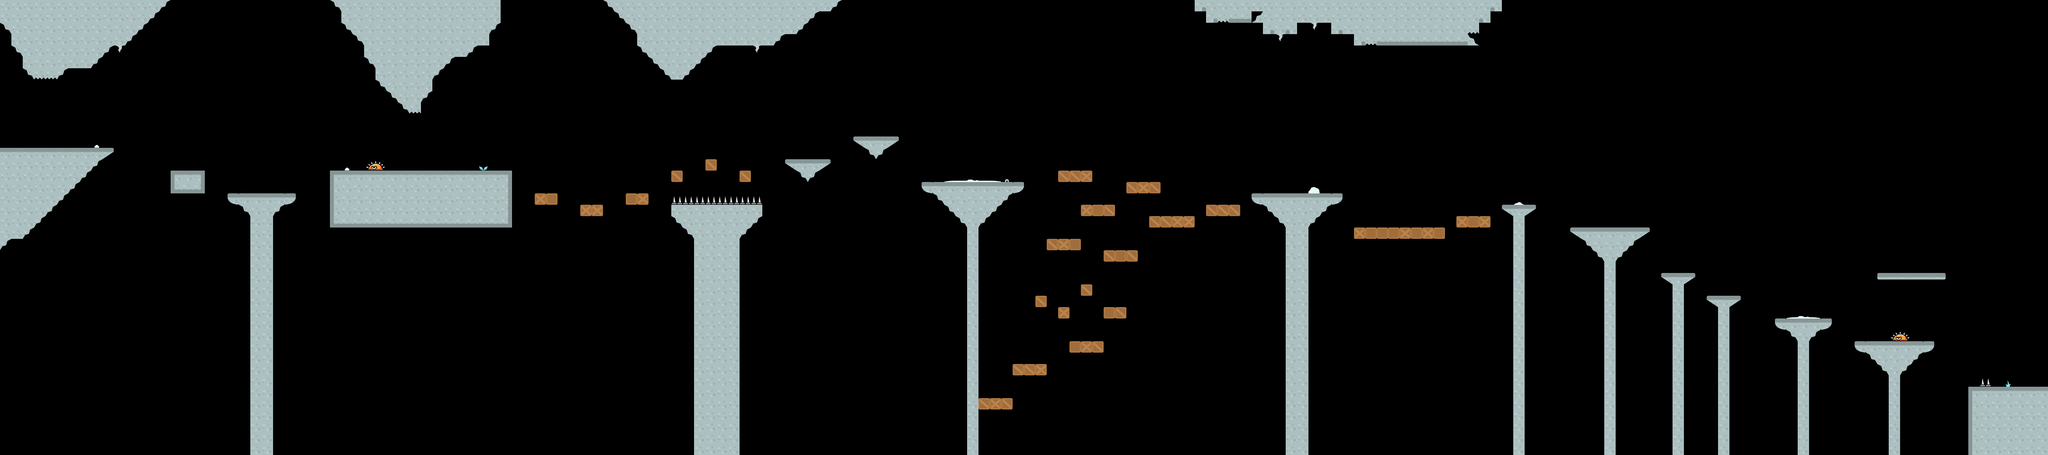

Rendered tile map (Tiled .tmx) drawn with the repository's tilesets; below, a short description and the map source with its tile grids summarised:
An orthogonal 180x40 tile map with 32x32 px tiles, 3 tile layers (tileLayer, hazardLayer, elementsLayer), 3 tilesets and 128 objects (56x destroy, 50x coin, 7x walker, 5x flyer, 2x doublewalkershooter, ...).

<map version="1.0" orientation="orthogonal" renderorder="right-down" width="180" height="40" tilewidth="32" tileheight="32" nextobjectid="285">
 <tileset firstgid="1" name="world4" tilewidth="32" tileheight="32" spacing="8" margin="4" tilecount="34" columns="34">
  <image source="world4.png" width="1360" height="40" />
 </tileset>
 <tileset firstgid="35" name="elements2" tilewidth="32" tileheight="32" spacing="8" margin="4" tilecount="38" columns="38">
  <image source="elements2.png" width="1520" height="40" />
 </tileset>
 <tileset firstgid="73" name="hazard" tilewidth="32" tileheight="32" spacing="8" margin="4" tilecount="9" columns="9">
  <image source="hazard.png" width="360" height="40" />
 </tileset>
 <layer name="tileLayer" width="180" height="40">
  <data>[7200 cells, 962 non-empty, 26 distinct tile ids]</data>
 </layer>
 <objectgroup name="gameObjects">
  <object id="1" name="player" x="128" y="352" width="32" height="64" />
  <object id="55" name="coin" x="672" y="480" width="32" height="32" />
  <object id="56" name="coin" x="1952" y="384" width="32" height="32" />
  <object id="58" name="coin" x="768" y="480" width="32" height="32" />
  <object id="59" name="coin" x="2048" y="416" width="32" height="32" />
  <object id="60" name="coin" x="2016" y="384" width="32" height="32" />
  <object id="62" name="coin" x="1920" y="416" width="32" height="32" />
  <object id="76" name="coin" x="2784" y="1024" width="32" height="32" />
  <object id="97" name="coin" x="4832" y="768" width="32" height="32" />
  <object id="98" name="coin" x="4704" y="704" width="32" height="32" />
  <object id="104" name="walker" x="1280" y="416" width="32" height="64" />
  <object id="105" name="walker" x="736" y="480" width="32" height="64" />
  <object id="106" name="doublewalkershooter" x="2656" y="448" width="32" height="64" />
  <object id="107" name="walker" x="3584" y="480" width="32" height="64" />
  <object id="111" name="flyer" x="1856" y="416" width="32" height="64" />
  <object id="112" name="flyer" x="5440" y="864" width="32" height="64" />
  <object id="114" name="flyer" x="4032" y="544" width="32" height="64" />
  <object id="115" name="doublewalker" x="1120" y="416" width="32" height="64" />
  <object id="117" name="staticshooter2" x="1376" y="416" width="32" height="64" />
  <object id="127" name="walker" x="3904" y="576" width="32" height="64" />
  <object id="130" name="walker" x="2432" y="320" width="32" height="64" />
  <object id="165" name="staticshooter" x="3712" y="480" width="32" height="64" />
  <object id="174" name="flyer" x="2336" y="384" width="32" height="64" />
  <object id="177" name="flyer" x="4896" y="736" width="32" height="64" />
  <object id="179" name="doublewalker" x="5024" y="832" width="32" height="64" />
  <object id="180" name="walker" x="5248" y="896" width="32" height="64" />
  <object id="181" name="exit" x="5664" y="992" width="64" height="96" />
  <object id="214" name="walker" x="4128" y="544" width="32" height="64" />
  <object id="215" name="doublewalkershooter" x="4480" y="576" width="32" height="64" />
  <object id="216" name="staticshooter" x="4256" y="512" width="32" height="64" />
  <object id="240" name="coin" x="2752" y="1024" width="32" height="32" />
  <object id="241" name="coin" x="2816" y="1024" width="32" height="32" />
  <object id="242" name="coin" x="2816" y="1056" width="32" height="32" />
  <object id="243" name="coin" x="2784" y="1056" width="32" height="32" />
  <object id="244" name="coin" x="2752" y="1056" width="32" height="32" />
  <object id="248" name="coin" x="5312" y="704" width="32" height="32" />
  <object id="249" name="coin" x="5344" y="704" width="32" height="32" />
  <object id="250" name="coin" x="5376" y="704" width="32" height="32" />
  <object id="251" name="staticshooter2" x="5440" y="704" width="32" height="64" />
  <object id="252" name="coin" x="480" y="416" width="32" height="32" />
  <object id="253" name="coin" x="512" y="416" width="32" height="32" />
  <object id="254" name="coin" x="544" y="416" width="32" height="32" />
  <object id="255" name="coin" x="1152" y="384" width="32" height="32" />
  <object id="256" name="coin" x="1184" y="384" width="32" height="32" />
  <object id="257" name="coin" x="1280" y="384" width="32" height="32" />
  <object id="258" name="coin" x="1312" y="384" width="32" height="32" />
  <object id="259" name="coin" x="1632" y="480" width="32" height="32" />
  <object id="260" name="coin" x="1664" y="480" width="32" height="32" />
  <object id="261" name="coin" x="2208" y="384" width="32" height="32" />
  <object id="262" name="coin" x="2240" y="384" width="32" height="32" />
  <object id="263" name="coin" x="2272" y="384" width="32" height="32" />
  <object id="264" name="coin" x="2304" y="384" width="32" height="32" />
  <object id="265" name="coin" x="2592" y="448" width="32" height="32" />
  <object id="266" name="coin" x="2624" y="448" width="32" height="32" />
  <object id="267" name="coin" x="2784" y="448" width="32" height="32" />
  <object id="268" name="coin" x="2816" y="448" width="32" height="32" />
  <object id="269" name="coin" x="3104" y="640" width="32" height="32" />
  <object id="270" name="coin" x="3136" y="640" width="32" height="32" />
  <object id="271" name="coin" x="3168" y="640" width="32" height="32" />
  <object id="272" name="coin" x="2944" y="608" width="32" height="32" />
  <object id="273" name="coin" x="2976" y="608" width="32" height="32" />
  <object id="274" name="coin" x="3008" y="608" width="32" height="32" />
  <object id="275" name="coin" x="3296" y="544" width="32" height="32" />
  <object id="276" name="coin" x="3328" y="544" width="32" height="32" />
  <object id="277" name="coin" x="3456" y="512" width="32" height="32" />
  <object id="278" name="coin" x="3424" y="512" width="32" height="32" />
  <object id="279" name="coin" x="4352" y="512" width="32" height="32" />
  <object id="280" name="coin" x="4384" y="544" width="32" height="32" />
  <object id="281" name="coin" x="4672" y="608" width="32" height="32" />
  <object id="282" name="coin" x="4704" y="640" width="32" height="32" />
  <object id="283" name="coin" x="4768" y="672" width="32" height="32" />
  <object id="284" name="coin" x="4800" y="704" width="32" height="32" />
 </objectgroup>
 <objectgroup name="interactionObjects">
  <object id="137" name="destroy" x="2976" y="480" width="32" height="32" />
  <object id="138" name="destroy" x="3008" y="480" width="32" height="32" />
  <object id="182" name="destroy" x="3040" y="480" width="32" height="32" />
  <object id="183" name="destroy" x="3040" y="576" width="32" height="32" />
  <object id="184" name="destroy" x="3072" y="576" width="32" height="32" />
  <object id="185" name="destroy" x="3104" y="576" width="32" height="32" />
  <object id="186" name="destroy" x="3168" y="512" width="32" height="32" />
  <object id="187" name="destroy" x="3200" y="512" width="32" height="32" />
  <object id="188" name="destroy" x="3232" y="512" width="32" height="32" />
  <object id="189" name="destroy" x="3232" y="608" width="32" height="32" />
  <object id="190" name="destroy" x="3264" y="608" width="32" height="32" />
  <object id="191" name="destroy" x="3296" y="608" width="32" height="32" />
  <object id="192" name="destroy" x="3328" y="608" width="32" height="32" />
  <object id="193" name="destroy" x="2944" y="672" width="32" height="32" />
  <object id="194" name="destroy" x="2976" y="672" width="32" height="32" />
  <object id="195" name="destroy" x="3008" y="672" width="32" height="32" />
  </objectgroup>
 <layer name="hazardLayer" width="180" height="40">
  <data>[7200 cells, 13 non-empty, 3 distinct tile ids]</data>
 </layer>
 <layer name="elementsLayer" width="180" height="40">
  <data>[7200 cells, 19 non-empty, 11 distinct tile ids]</data>
 </layer>
</map>
<!-- 40 of 128 objects omitted -->
